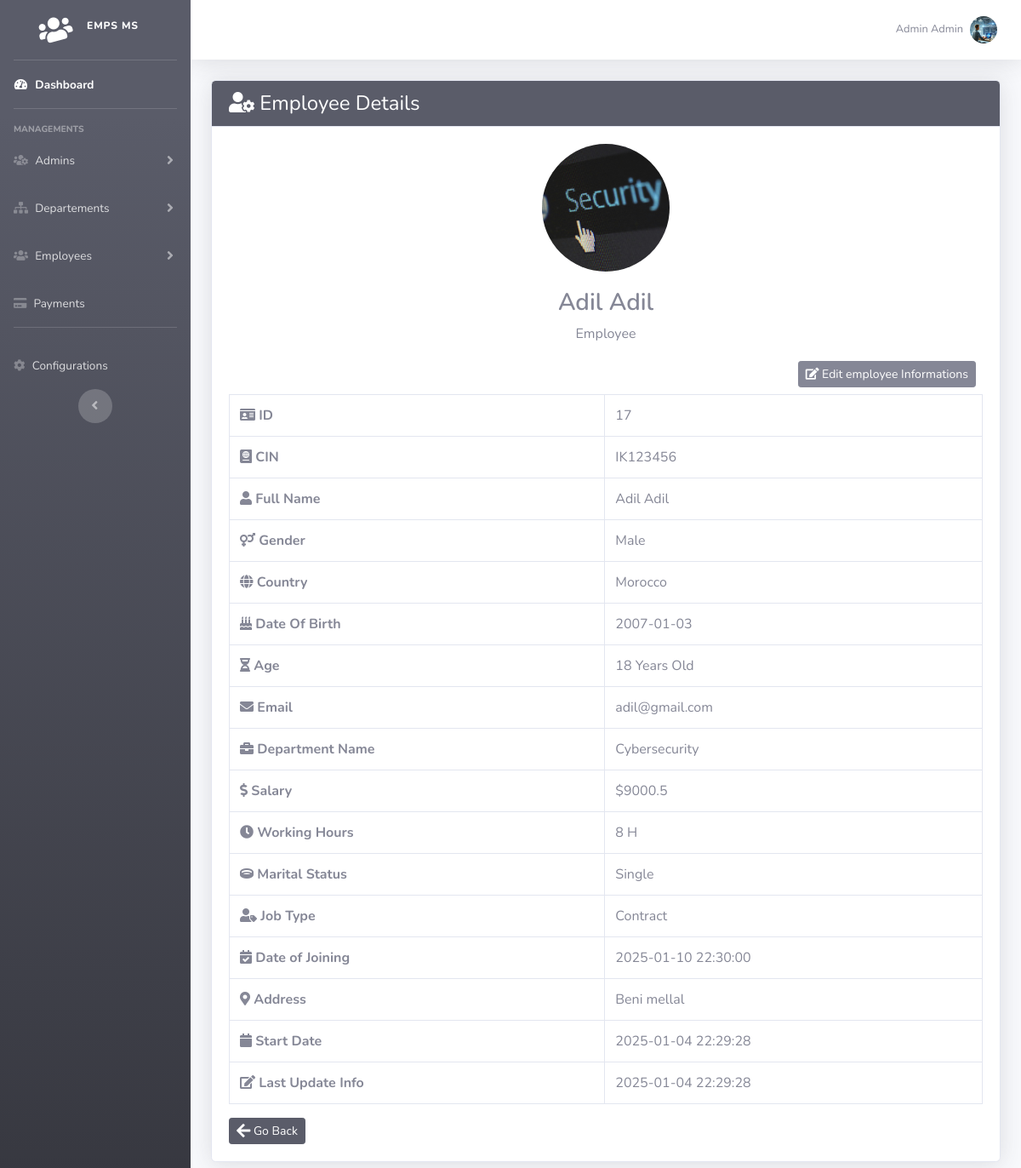
The app's page /employee/show/17 (signed in) with its own data.
### tables this page shows
CREATE TABLE `employees` (
  `id` int NOT NULL AUTO_INCREMENT,
  `cin` varchar(20) NOT NULL,
  `firstName` varchar(30) NOT NULL,
  `lastName` varchar(30) NOT NULL,
  `gender` varchar(10) NOT NULL,
  `phone` varchar(20) NOT NULL,
  `country` varchar(100) NOT NULL,
  `dateOfBirth` date NOT NULL,
  `email` varchar(255) NOT NULL,
  `address` varchar(255) NOT NULL,
  `maritalStatus` tinyint NOT NULL,
  `salary` double NOT NULL,
  `dateOfJoining` datetime NOT NULL,
  `jobType` tinyint NOT NULL,
  `workingHours` tinyint NOT NULL,
  `departementId` int NOT NULL,
  `avatar` varchar(255) DEFAULT NULL,
  `created_date_time` datetime NOT NULL DEFAULT CURRENT_TIMESTAMP,
  `updated_date_time` datetime NOT NULL DEFAULT CURRENT_TIMESTAMP ON UPDATE CURRENT_TIMESTAMP,
  PRIMARY KEY (`id`),
  UNIQUE KEY `email` (`email`),
  UNIQUE KEY `cin` (`cin`),
  KEY `FK_DepartID` (`departementId`),
  CONSTRAINT `FK_DepartID` FOREIGN KEY (`departementId`) REFERENCES `departements` (`id`) ON DELETE CASCADE ON UPDATE CASCADE
);

### app/controllers/EmployeeController.php (called while the page is built, shortened)
<?php
class EmployeeController extends Controller{
    public function show($id=null){
        $id = Validator::skip($id);
        $id = !empty($id) && filter_var($id,FILTER_VALIDATE_INT) ? $id : false;
        $employee = new Employee();
        $employee =  $employee->first($id,);
        $departement = new Departement();
        $data['departementName'] = $departement->where('id = :id',['id' => $employee->departementId],['name'],Departement::FETCH_COLUMN);
        $data['employee'] = $employee ;
        $this->view('employees/show',$data);
    }
}

### app/core/App.php (called while the page is built, shortened)
<?php
class App {
    private static $url        = [];
    private static $method     = 'index';
    private static function splitUrl(string $url):array{
        return explode('/',trim($url,'/'));
    }
    private static function loadMethod($controllerObj){
        self::$method = 'index';
        $method_name = isset(self::$url[1]) && !empty(Validator::skip(self::$url[1])) ? strtolower(Validator::skip(self::$url[1])) : 'index' ;
        if(method_exists($controllerObj,$method_name)){
            self::$method = $method_name ;
        }
    }
    public static function loadController($url){
        self::$url = self::splitUrl($url);
        $controllerObj   = new $controllerClass();
        call_user_func_array([$controllerObj,self::$method],self::$url);
    }
}

### public/index.php (called while the page is built, shortened)
<?php
$url = isset($_GET['url']) && !empty(Validator::skip($_GET['url'])) ? Validator::skip($_GET['url']) : 'Admin';
App::loadController($url);

### app/core/Validator.php (called while the page is built, shortened)
<?php
class Validator {
    public static function skip($input){
        return strip_tags(htmlspecialchars(trim($input)));
    }
}

### app/core/Model.php (called while the page is built, shortened)
<?php
class Model extends Database {
    protected $table          = '';
    public function first($value,$column='id',$columns=[], $fetch_type=self::FETCH_OBJ){
        $columns = !empty($columns) ? implode(', ',$columns) : '*';
        $query   = "SELECT  $columns FROM {$this->table} WHERE $column = '$value' LIMIT 1";
        return $this->query(query:$query,result_type:self::FETCH,fetch_type:$fetch_type);
    }
}

### app/core/Database.php (called while the page is built, shortened)
<?php
class Database {
    private static $connect = null;
    private static function connect(){
        $dsn = DB_TYPE.':host='.HOST_NAME.';dbname='.DB_NAME.';charset='.DB_CHARSET;
        try {
            $con = new PDO($dsn, DB_USER, DB_PASS);
            $con->setAttribute(PDO::ATTR_ERRMODE, PDO::ERRMODE_EXCEPTION);
            $con->setAttribute(PDO::ATTR_DEFAULT_FETCH_MODE, PDO::FETCH_ASSOC);
            return $con;
        } catch (PDOException $e) {
            return NULL;
        }
    }
    protected function query($query,$data=[],$result_type = self::ROW_COUNT ,$fetch_type=5){
        if(is_null(self::$connect)){
            self::$connect = self::connect();
        }
        $stmt = self::$connect->prepare($query);
       if($stmt->execute($data)){
        switch($result_type):
            case self::FETCH:
                return $stmt->fetch($fetch_type);
            case self::FETCH_COLUMN:
                return $stmt->fetchColumn();
            default :
                return $stmt->rowCount();
        endswitch;
       }
       return false;
    }
}

### app/models/Employee.php (called while the page is built, shortened)
<?php
class Employee extends Model {
    public static function getFullName($fnmae , $lname){
        return ucwords($fnmae.' '.$lname);
    }
    public static function getAge($dateOfBirth){
        $birthDate = new DateTime($dateOfBirth);
        $currentDate = new DateTime();
        $age = $currentDate->diff($birthDate);
        return $age->y;
    }
}

### app/core/Glb.php (called while the page is built, shortened)
<?php
class Glb{
    public static function jobTypes(){
        return [
            '1' => 'Full-Time',
            '2' => 'Part-Time',
            '3' => 'Contract',
            '4' => 'Internship',
            '5' => 'Temporary',
            '6' => 'Seasonal',
            '7' => 'Remote',
        ];
    }
    public static function getJobTypeByNumber($number){
        return self::jobTypes()[$number];
    }
    public static function maritalStatus(){
        return [
            '1' => 'Single',
            '2' => 'Married',
            '3' => 'Divorced',
            '4' => 'Engaged',
        ];
    }
    public static function getMaritalStatusByNumber($number){
       return self::maritalStatus()[$number];
    }
}

### app/models/Admin.php (called while the page is built, shortened)
<?php
class Admin extends Model {
    public static function getFullName($fnmae , $lname){
        return ucwords($fnmae.' '.$lname);
    }
}

### app/views/employees/show.view.php (the view, shortened to what this page needs)
    <div class="card shadow mb-4">
        <div class="card-header bg-dark text-white">
            <h4 class="mb-0"><i class="fas fa-user-cog"></i> Employee Details</h4>
        </div>
        <div class="card-body">
            <div class="profile-header">
                <?php if(!empty($employee->avatar)): ?>
                    <a href="<?= ROOT .'employee/downloadAvatar/'.$employee->id.'/'.$employee->avatar ?>" class="text-decoration-none " title ="Download This Avatar">
                        <img src="<?=  ROOT."app/uploads/employees/avatars/$employee->avatar" ?>" alt="Employee Avatar" class="profile-avatar">
                    </a>
                <?php else: ?>
                    <img src="<?= ROOT."app/uploads/employees/avatars/default-employee-avatar.png" ?>" alt="Employee Avatar" class="profile-avatar">
                <?php endif; ?>
                <h2><?= Employee::getFullName($employee->firstName, $employee->lastName) ?></h2>
                <p class="text-muted">Employee</p>
            </div>
            <table class="table table-bordered">
                <div class="edit my-2 text-right">
                    <a href="<?= ROOT.'employee/edit/'.$employee->id?>" class="btn btn-sm btn-secondary mx-2"><i class="fas fa-edit" ></i> Edit employee Informations</a>
                </div>
                <tbody>
                    <tr>
                        <th scope="row"><i class="fas fa-id-card"></i> ID</th>
                        <td><?= $employee->id ?></td>
                    </tr>
                    <tr>
                        <th scope="row"><i class="fas fa-passport"></i> CIN</th>
                        <td><?= $employee->cin ?></td>
                    </tr>
                    <tr>
                        <th scope="row"><i class="fas fa-user"></i> Full Name</th>
                        <td><?= Employee::getFullName($employee->firstName, $employee->lastName) ?></td>
                    </tr>
                    <tr>
                        <th scope="row"><i class="fas fa-venus-mars"></i> Gender</th>
                        <td class="test"><?= $employee->gender ?></td>
                    </tr>
                    <tr>
                        <th scope="row"><i class="fas fa-globe"></i> Country</th>
                        <td><?= $employee->country ?></td>
                    </tr>
                    <tr>
                        <th scope="row"><i class="fas fa-birthday-cake"></i> Date Of Birth</th>
                        <td><?= $employee->dateOfBirth ?></td>
                    </tr>
                    <tr>
                        <th scope="row"><i class="fas fa-hourglass-half"></i> Age</th>
                        <td><?= employee::getAge($employee->dateOfBirth) ?> Years Old</td>
                    </tr>
                    <tr>
                        <th scope="row"><i class="fas fa-envelope"></i> Email</th>
                        <td><?= $employee->email ?></td>
                    </tr>
                    <tr>
                        <th scope="row"><i class="fas fa-briefcase"></i> Department Name</th>
                        <td><a href="<?= ROOT .'departement/show/'.$employee->departementId ?>" class="text-decoration-none text-secondary"><?= $departementName ?></a></td>
                    </tr>
                    <tr>
                        <th scope="row"><i class="fas fa-dollar-sign"></i> Salary</th>
                        <td>$<?= $employee->salary; ?></td>
                    </tr>
                    <tr>
                        <th scope="row"><i class="fas fa-clock"></i> Working Hours</th>
                        <td><?= $employee->workingHours; ?> H</td>
                    </tr>
                    <tr>
                        <th scope="row"><i class="fas fa-ring"></i> Marital Status</th>
                        <td><?= Glb::getMaritalStatusByNumber($employee->maritalStatus); ?></td>
                    </tr>
                    <tr>
                        <th scope="row"><i class="fas fa-user-tag"></i> Job Type</th>
                        <td><?= Glb::getJobTypeByNumber($employee->jobType) ; ?></td>
                    </tr>
                    <tr>
                        <th scope="row"><i class="fas fa-calendar-check"></i> Date of Joining</th>
                        <td><?= $employee->dateOfJoining; ?></td>
                    </tr>
                    <tr>
                        <th scope="row"><i class="fas fa-map-marker-alt"></i> Address</th>
                        <td><?= $employee->address; ?></td>
                    </tr>
                    <tr>
                        <th scope="row"><i class="fas fa-calendar"></i> Start Date</th>
                        <td><?= $employee->created_date_time ?></td>
                    </tr>
                    <tr>
                        <th scope="row"><i class="fas fa-edit"></i> Last Update Info</th>
                        <td><?= $employee->updated_date_time ?></td>
                    </tr>
                </tbody>
            </table>
            <a href="<?= ROOT ?>employee" class="btn btn-sm btn-dark" title="Go Back">
                <i class="fas fa-arrow-left fa-lg"></i> Go Back
            </a>
        </div>
    </div>
<?php  $content = ob_get_clean()?>

### app/views/layout/layout.view.php (shortened to what this page needs)
<!DOCTYPE html>
<html lang="en">
<head>
    <link href="<?= ROOT_ASSEST ?>vendor/fontawesome-free/css/all.min.css" rel="stylesheet" type="text/css">
    <link href="<?= ROOT_ASSEST ?>css/sb-admin-2.min.css" rel="stylesheet">
    <link href="<?= ROOT_ASSEST ?>vendor/datatables/dataTables.bootstrap4.min.css" rel="stylesheet">
    <link href="<?= ROOT_ASSEST ?>css/main.css" rel="stylesheet">
</head>
<body id="page-top">
    <div id="wrapper">
        <ul class="navbar-nav bg-gradient-dark sidebar sidebar-dark accordion" id="accordionSidebar">
            <a class="sidebar-brand d-flex align-items-center justify-content-center" href="<?= ROOT ?>home">
                <div class="sidebar-brand-icon rotate-n-15">
                    <i class="fa fa-users"></i>
                </div>
                <div class="sidebar-brand-text mx-3"><sup>EMPS MS</sup></div>
            </a>
            <hr class="sidebar-divider my-0">
            <li class="nav-item active">
                <a class="nav-link" href="<?= ROOT ?>home">
                    <i class="fas fa-fw fa-tachometer-alt"></i>
                    <span>Dashboard</span></a>
            </li>
            <hr class="sidebar-divider">
            <div class="sidebar-heading">
                MANAGEMENTS
            </div>
            <li class="nav-item">
                <a class="nav-link collapsed" href="#" data-toggle="collapse" data-target="#collapseAdmins"
                    aria-expanded="true" aria-controls="collapseAdmins">
                    <i class="fas fa-users-cog"></i>
                    <span>Admins</span>
                </a>
            </li>
            <li class="nav-item">
                <a class="nav-link collapsed" href="#" data-toggle="collapse" data-target="#collapseDepartements"
                    aria-expanded="true" aria-controls="collapseDepartements">
                    <i class="fas fa-sitemap"></i>
                    <span>Departements</span>
                </a>
            </li>
            <li class="nav-item">
                <a class="nav-link collapsed" href="#" data-toggle="collapse" data-target="#collapseEmployees"
                    aria-expanded="true" aria-controls="collapseEmployees">
                    <i class="fas fa-users"></i>
                    <span>Employees</span>
                </a>
            </li>
            <li class="nav-item">
                <a class="nav-link" href="<?= ROOT ."payments"?>">
                    <i class="fas fa-credit-card"></i>
                    <span>Payments</span>
                </a>
            </li>
            <hr class="sidebar-divider">
            <li class="nav-item">
                <a class="nav-link" href="<?= ROOT ?>configurations">
                    <i class="fas fa-cog icon"></i>
                    <span>Configurations</span>
                </a>
            </li>
            <div class="text-center d-none d-md-inline">
                <button class="rounded-circle border-0" id="sidebarToggle"></button>
            </div>
        </ul>
        <div id="content-wrapper" class="d-flex flex-column">
            <div id="content">
                <nav class="navbar navbar-expand navbar-light bg-white topbar mb-4 static-top shadow">
                    <ul class="navbar-nav ml-auto">
                        <li class="nav-item dropdown no-arrow">
                            <a class="nav-link dropdown-toggle" href="#" id="userDropdown" role="button"
                                data-toggle="dropdown" aria-haspopup="true" aria-expanded="false">
                                <span class="mr-2 d-none d-lg-inline text-gray-600 small"><?= Admin::getFullName($curAdmin->firstName,$curAdmin->lastName); ?></span>
                                <img src="<?= !empty($curAdmin->avatar) ? ROOT."app/uploads/admins/avatars/$curAdmin->avatar" : ROOT."app/uploads/admins/avatars/default-admin-avatar.png"?>" alt="Current Admin Avatar" class="img-profile rounded-circle">
                            </a>
                        </li>
                    </ul>
                </nav>
                <div class="container-fluid">
                     <?= $content ?>
                </div>
            </div>
        </div>
    </div>
</body>
</html>

### records on screen
employees: avatar (picture), firstName+lastName "Adil Adil", id "17", cin "IK123456", gender "Male", country "Morocco", dateOfBirth "2007-01-03", dateOfBirth "18", email "adil@gmail.com", salary "9000.5", workingHours "8", maritalStatus "Single", jobType "Contract", dateOfJoining "2025-01-10 22:30:00", address "Beni mellal", created_date_time "2025-01-04 22:29:28", updated_date_time "2025-01-04 22:29:28"

### other values on screen
Admin::getFullName($curAdmin->firstName,$curAdmin->lastName) "Admin Admin"
$departementName "Cybersecurity"
